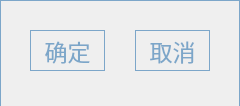
<?xml version="1.0" encoding="UTF-8"?>
<ui version="4.0">
 <class>HpSetting_adjust</class>
 <widget class="QWidget" name="HpSetting_adjust">
  <property name="geometry">
   <rect>
    <x>0</x>
    <y>0</y>
    <width>240</width>
    <height>106</height>
   </rect>
  </property>
  <property name="windowTitle">
   <string>Form</string>
  </property>
  <widget class="QFrame" name="frame">
   <property name="geometry">
    <rect>
     <x>0</x>
     <y>0</y>
     <width>240</width>
     <height>115</height>
    </rect>
   </property>
   <property name="styleSheet">
    <string notr="true">
border: 1px solid  #7CA6C9;
color:#7CA6C9;
background-image:url(:/res/res/setting_background.png);</string>
   </property>
   <property name="frameShape">
    <enum>QFrame::StyledPanel</enum>
   </property>
   <property name="frameShadow">
    <enum>QFrame::Raised</enum>
   </property>
   <widget class="QPushButton" name="pushButton_ok">
    <property name="geometry">
     <rect>
      <x>30</x>
      <y>30</y>
      <width>75</width>
      <height>41</height>
     </rect>
    </property>
    <property name="font">
     <font>
      <pointsize>17</pointsize>
     </font>
    </property>
    <property name="text">
     <string>确定</string>
    </property>
   </widget>
   <widget class="QPushButton" name="pushButton_cancel">
    <property name="geometry">
     <rect>
      <x>135</x>
      <y>30</y>
      <width>75</width>
      <height>41</height>
     </rect>
    </property>
    <property name="font">
     <font>
      <pointsize>17</pointsize>
     </font>
    </property>
    <property name="text">
     <string>取消</string>
    </property>
   </widget>
  </widget>
 </widget>
 <resources/>
 <connections/>
</ui>
